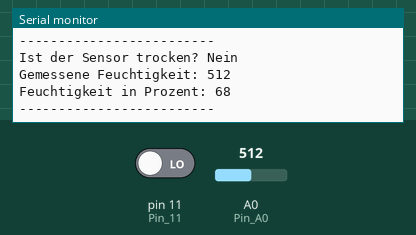
The sketch below on a simulated Arduino Uno, built with avr-gcc and run on an emulated ATmega328P. Parts: the last lines printed to the serial monitor. The test bench sets the inputs (shaded band); at power-on: A0 (Pin_A0) = 512, pin 11 (Pin_11) LOW.

Above: at 10.2 s.
10.3 s: A0 (Pin_A0) set to 11
At 12.8 s:
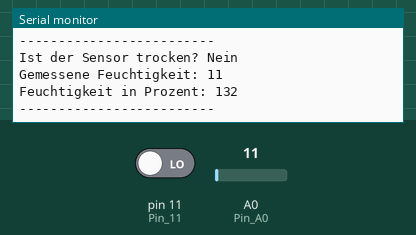
13.0 s: A0 (Pin_A0) set to 8
At 15.9 s:
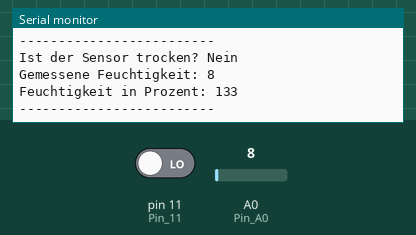
Timing chart, 0 to 16.7 s (numbered marks = the images above; inputs shaded):
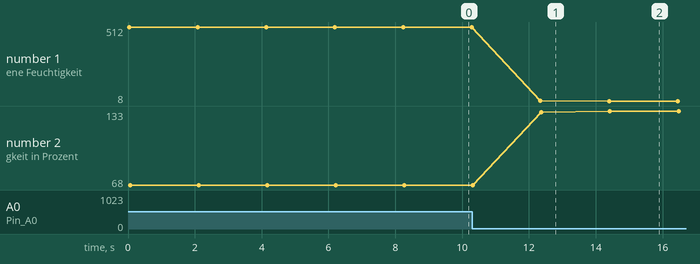

The sketch:

Test_Feuchtigkeit.ino
```cpp
void setup() {
 Serial.begin(9600); // Serial-Port öffnen und auf 9600 Baud setzen
 pinMode (11, INPUT); // Pin 11 (digital) auf Input setzen
 pinMode (A0, INPUT); // Pin A0 (analog) auf Input setzen
 }

void loop() {
 int istTrocken = digitalRead(11); // Pin 11 auslesen -> in Variable istTrocken
 int feuchtigkeit = analogRead(A0); // Pin A0 auslesen -> in Variable feuchtigkeit
 int prozent = map(feuchtigkeit,262,1023,100,0); // ungefähre Prozentangabe durch Mapping

 Serial.print("Ist der Sensor trocken? "); // Kurzerklärung zum folgenden Wert
 if (istTrocken) // prüfen, ob istTrocken=1 (also true) ist ...
 {
 Serial.println("Ja"); // ... wenn ja, dann "Ja" ausgeben ...
 }
 else // ... ansonsten ...
 {
 Serial.println("Nein"); // ... "Nein" ausgeben
 }

 Serial.print("Gemessene Feuchtigkeit: "); // Kurzerklärung zum folgenden Wert
 Serial.println(feuchtigkeit); // Wert von "feuchtigkeit" ausgeben
 Serial.print("Feuchtigkeit in Prozent: "); //Kurzerklärung zum folgenden Wert
 Serial.println(prozent); // Wert von "prozent" ausgeben
 Serial.println("-------------------------");
 delay(2000); // 1 Sekunde warten
}
```

Measured:
- after the input at 10.3 s, the serial monitor: prints a new line after 2.0 s (image 1)
- after the input at 13.0 s, the serial monitor: prints a new line after 1.4 s (image 2)
- plotted number 1: 512 → 11 after the input at 10.3 s, 11 → 8 after the input at 13.0 s
- plotted number 2: 68 → 132 after the input at 10.3 s, 132 → 133 after the input at 13.0 s
